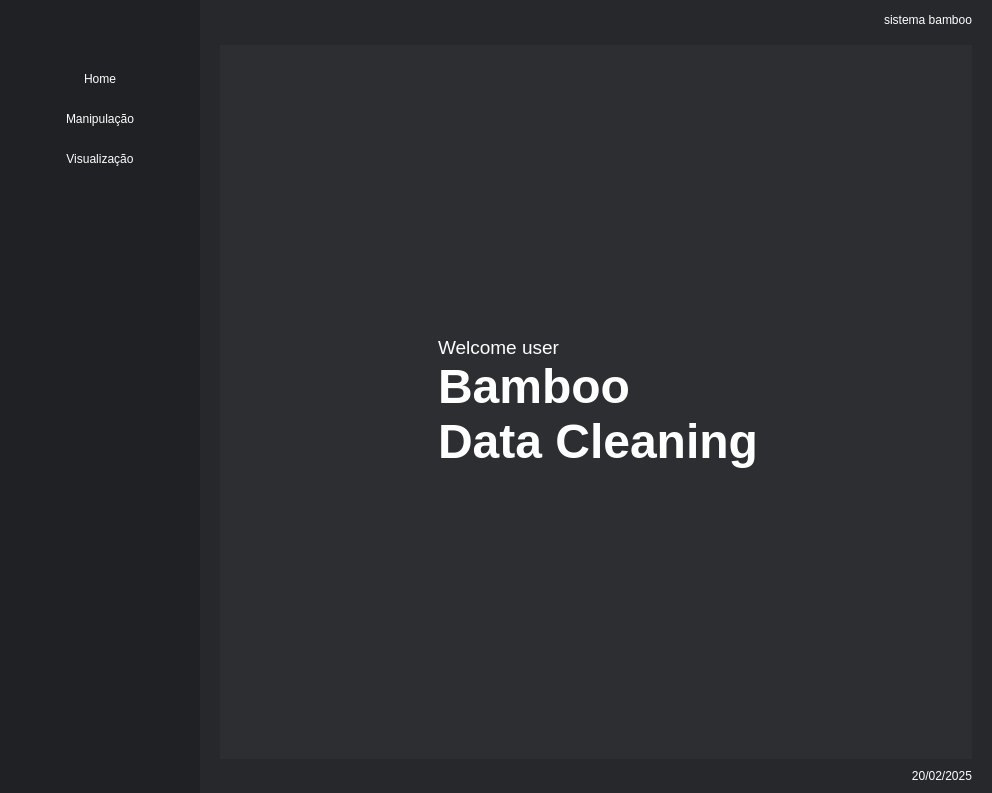
<?xml version="1.0" encoding="UTF-8"?>
<ui version="4.0">
 <class>MainWindow</class>
 <widget class="QMainWindow" name="MainWindow">
  <property name="geometry">
   <rect>
    <x>0</x>
    <y>0</y>
    <width>992</width>
    <height>793</height>
   </rect>
  </property>
  <property name="windowTitle">
   <string>MainWindow</string>
  </property>
  <property name="styleSheet">
   <string notr="true"/>
  </property>
  <widget class="QWidget" name="centralwidget">
   <property name="styleSheet">
    <string notr="true">*{
	border:none
}</string>
   </property>
   <layout class="QHBoxLayout" name="horizontalLayout">
    <property name="spacing">
     <number>0</number>
    </property>
    <property name="leftMargin">
     <number>0</number>
    </property>
    <property name="topMargin">
     <number>0</number>
    </property>
    <property name="rightMargin">
     <number>0</number>
    </property>
    <property name="bottomMargin">
     <number>0</number>
    </property>
    <item>
     <widget class="QFrame" name="frame_menu">
      <property name="minimumSize">
       <size>
        <width>0</width>
        <height>0</height>
       </size>
      </property>
      <property name="maximumSize">
       <size>
        <width>200</width>
        <height>16777215</height>
       </size>
      </property>
      <property name="styleSheet">
       <string notr="true">background-color: rgba(32, 33, 36, 1);</string>
      </property>
      <property name="frameShape">
       <enum>QFrame::StyledPanel</enum>
      </property>
      <property name="frameShadow">
       <enum>QFrame::Raised</enum>
      </property>
      <layout class="QVBoxLayout" name="verticalLayout_2">
       <property name="leftMargin">
        <number>0</number>
       </property>
       <property name="topMargin">
        <number>0</number>
       </property>
       <property name="rightMargin">
        <number>0</number>
       </property>
       <property name="bottomMargin">
        <number>0</number>
       </property>
       <item>
        <widget class="QFrame" name="frame_2">
         <property name="minimumSize">
          <size>
           <width>0</width>
           <height>0</height>
          </size>
         </property>
         <property name="maximumSize">
          <size>
           <width>16777215</width>
           <height>90</height>
          </size>
         </property>
         <property name="styleSheet">
          <string notr="true">background-color: rgba(32, 33, 36, 1);</string>
         </property>
         <property name="frameShape">
          <enum>QFrame::StyledPanel</enum>
         </property>
         <property name="frameShadow">
          <enum>QFrame::Raised</enum>
         </property>
         <layout class="QHBoxLayout" name="horizontalLayout_4">
          <property name="leftMargin">
           <number>0</number>
          </property>
          <property name="topMargin">
           <number>20</number>
          </property>
          <property name="rightMargin">
           <number>0</number>
          </property>
          <property name="bottomMargin">
           <number>10</number>
          </property>
          <item>
           <widget class="QLabel" name="label_2">
            <property name="minimumSize">
             <size>
              <width>0</width>
              <height>0</height>
             </size>
            </property>
            <property name="maximumSize">
             <size>
              <width>16777215</width>
              <height>90</height>
             </size>
            </property>
            <property name="text">
             <string>&lt;html&gt;&lt;head/&gt;&lt;body&gt;&lt;p align=&quot;center&quot;&gt;&lt;img src=&quot;:/icons/icons_bamboo/logo_branca_64.png&quot;/&gt;&lt;/p&gt;&lt;/body&gt;&lt;/html&gt;</string>
            </property>
           </widget>
          </item>
         </layout>
        </widget>
       </item>
       <item>
        <widget class="QFrame" name="frame">
         <property name="minimumSize">
          <size>
           <width>200</width>
           <height>0</height>
          </size>
         </property>
         <property name="styleSheet">
          <string notr="true">QFrame{
	background-color: rgba(32, 33, 36, 1);
}
	
QPushButton:hover{
	background-color: rgb(72, 74, 79);
}

QPushButton{
	background-color: rgba(32, 33, 36, 1);
	color: rgb(255, 255, 255);
}</string>
         </property>
         <property name="frameShape">
          <enum>QFrame::StyledPanel</enum>
         </property>
         <property name="frameShadow">
          <enum>QFrame::Raised</enum>
         </property>
         <layout class="QVBoxLayout" name="verticalLayout_4">
          <property name="spacing">
           <number>0</number>
          </property>
          <property name="leftMargin">
           <number>0</number>
          </property>
          <property name="rightMargin">
           <number>0</number>
          </property>
          <item>
           <widget class="QPushButton" name="pushButton_home">
            <property name="minimumSize">
             <size>
              <width>0</width>
              <height>40</height>
             </size>
            </property>
            <property name="text">
             <string>Home</string>
            </property>
           </widget>
          </item>
          <item>
           <widget class="QPushButton" name="pushButton_manipula">
            <property name="minimumSize">
             <size>
              <width>0</width>
              <height>40</height>
             </size>
            </property>
            <property name="text">
             <string>Manipulação</string>
            </property>
           </widget>
          </item>
          <item>
           <widget class="QPushButton" name="pushButton_visualiza">
            <property name="minimumSize">
             <size>
              <width>0</width>
              <height>40</height>
             </size>
            </property>
            <property name="text">
             <string>Visualização</string>
            </property>
           </widget>
          </item>
          <item>
           <spacer name="verticalSpacer">
            <property name="orientation">
             <enum>Qt::Vertical</enum>
            </property>
            <property name="sizeHint" stdset="0">
             <size>
              <width>20</width>
              <height>40</height>
             </size>
            </property>
           </spacer>
          </item>
         </layout>
        </widget>
       </item>
      </layout>
     </widget>
    </item>
    <item>
     <widget class="QFrame" name="frame_main">
      <property name="styleSheet">
       <string notr="true">background-color: rgba(39, 40, 43, 1);</string>
      </property>
      <property name="frameShape">
       <enum>QFrame::StyledPanel</enum>
      </property>
      <property name="frameShadow">
       <enum>QFrame::Raised</enum>
      </property>
      <layout class="QVBoxLayout" name="verticalLayout">
       <property name="spacing">
        <number>10</number>
       </property>
       <property name="leftMargin">
        <number>20</number>
       </property>
       <property name="topMargin">
        <number>0</number>
       </property>
       <property name="rightMargin">
        <number>20</number>
       </property>
       <property name="bottomMargin">
        <number>0</number>
       </property>
       <item>
        <widget class="QFrame" name="frame_head">
         <property name="maximumSize">
          <size>
           <width>16777215</width>
           <height>58</height>
          </size>
         </property>
         <property name="styleSheet">
          <string notr="true">background-color: rgba(39, 40, 43, 1);</string>
         </property>
         <property name="frameShape">
          <enum>QFrame::StyledPanel</enum>
         </property>
         <property name="frameShadow">
          <enum>QFrame::Raised</enum>
         </property>
         <layout class="QHBoxLayout" name="horizontalLayout_2">
          <property name="spacing">
           <number>0</number>
          </property>
          <property name="leftMargin">
           <number>10</number>
          </property>
          <property name="topMargin">
           <number>10</number>
          </property>
          <property name="rightMargin">
           <number>0</number>
          </property>
          <property name="bottomMargin">
           <number>5</number>
          </property>
          <item>
           <widget class="QLabel" name="label_3">
            <property name="minimumSize">
             <size>
              <width>0</width>
              <height>20</height>
             </size>
            </property>
            <property name="styleSheet">
             <string notr="true">color: rgb(255, 255, 255);</string>
            </property>
            <property name="text">
             <string>&lt;html&gt;&lt;head/&gt;&lt;body&gt;&lt;p align=&quot;right&quot;&gt;sistema bamboo&lt;/p&gt;&lt;/body&gt;&lt;/html&gt;</string>
            </property>
           </widget>
          </item>
         </layout>
        </widget>
       </item>
       <item>
        <widget class="QFrame" name="frame_middle">
         <property name="styleSheet">
          <string notr="true">background-color: rgba(45, 46, 50, 1);</string>
         </property>
         <property name="frameShape">
          <enum>QFrame::StyledPanel</enum>
         </property>
         <property name="frameShadow">
          <enum>QFrame::Raised</enum>
         </property>
         <layout class="QVBoxLayout" name="verticalLayout_3">
          <item>
           <widget class="QStackedWidget" name="stackedWidget">
            <property name="currentIndex">
             <number>0</number>
            </property>
            <widget class="QWidget" name="page_home">
             <layout class="QVBoxLayout" name="verticalLayout_5">
              <item>
               <widget class="QFrame" name="frame_3">
                <property name="frameShape">
                 <enum>QFrame::StyledPanel</enum>
                </property>
                <property name="frameShadow">
                 <enum>QFrame::Raised</enum>
                </property>
                <layout class="QHBoxLayout" name="horizontalLayout_5">
                 <property name="spacing">
                  <number>0</number>
                 </property>
                 <property name="leftMargin">
                  <number>0</number>
                 </property>
                 <property name="topMargin">
                  <number>0</number>
                 </property>
                 <property name="rightMargin">
                  <number>0</number>
                 </property>
                 <property name="bottomMargin">
                  <number>0</number>
                 </property>
                 <item>
                  <widget class="QFrame" name="frame_4">
                   <property name="maximumSize">
                    <size>
                     <width>200</width>
                     <height>16777215</height>
                    </size>
                   </property>
                   <property name="styleSheet">
                    <string notr="true">background-color: rgba(45, 46, 50, 1);</string>
                   </property>
                   <property name="frameShape">
                    <enum>QFrame::StyledPanel</enum>
                   </property>
                   <property name="frameShadow">
                    <enum>QFrame::Raised</enum>
                   </property>
                   <layout class="QHBoxLayout" name="horizontalLayout_6">
                    <property name="spacing">
                     <number>0</number>
                    </property>
                    <property name="leftMargin">
                     <number>0</number>
                    </property>
                    <property name="topMargin">
                     <number>10</number>
                    </property>
                    <property name="rightMargin">
                     <number>0</number>
                    </property>
                    <property name="bottomMargin">
                     <number>10</number>
                    </property>
                    <item>
                     <widget class="QLabel" name="label">
                      <property name="minimumSize">
                       <size>
                        <width>0</width>
                        <height>0</height>
                       </size>
                      </property>
                      <property name="maximumSize">
                       <size>
                        <width>200</width>
                        <height>16777215</height>
                       </size>
                      </property>
                      <property name="text">
                       <string>&lt;html&gt;&lt;head/&gt;&lt;body&gt;&lt;p align=&quot;right&quot;&gt;&lt;img src=&quot;:/icons/icons_bamboo/logo_branca_512.ico&quot;/&gt;&lt;/p&gt;&lt;/body&gt;&lt;/html&gt;</string>
                      </property>
                     </widget>
                    </item>
                   </layout>
                  </widget>
                 </item>
                 <item>
                  <widget class="QFrame" name="frame_5">
                   <property name="styleSheet">
                    <string notr="true">background-color: rgba(45, 46, 50, 1);</string>
                   </property>
                   <property name="frameShape">
                    <enum>QFrame::StyledPanel</enum>
                   </property>
                   <property name="frameShadow">
                    <enum>QFrame::Raised</enum>
                   </property>
                   <layout class="QVBoxLayout" name="verticalLayout_6">
                    <property name="spacing">
                     <number>0</number>
                    </property>
                    <property name="leftMargin">
                     <number>0</number>
                    </property>
                    <property name="topMargin">
                     <number>0</number>
                    </property>
                    <property name="rightMargin">
                     <number>0</number>
                    </property>
                    <property name="bottomMargin">
                     <number>0</number>
                    </property>
                    <item>
                     <spacer name="verticalSpacer_2">
                      <property name="orientation">
                       <enum>Qt::Vertical</enum>
                      </property>
                      <property name="sizeHint" stdset="0">
                       <size>
                        <width>20</width>
                        <height>40</height>
                       </size>
                      </property>
                     </spacer>
                    </item>
                    <item>
                     <widget class="QLabel" name="label_5">
                      <property name="maximumSize">
                       <size>
                        <width>16777215</width>
                        <height>50</height>
                       </size>
                      </property>
                      <property name="styleSheet">
                       <string notr="true">color: rgb(255, 255, 255);</string>
                      </property>
                      <property name="text">
                       <string>&lt;html&gt;&lt;head/&gt;&lt;body&gt;&lt;p&gt;&lt;span style=&quot; font-size:14pt;&quot;&gt;Welcome user&lt;/span&gt;&lt;/p&gt;&lt;/body&gt;&lt;/html&gt;</string>
                      </property>
                     </widget>
                    </item>
                    <item>
                     <widget class="QLabel" name="label_4">
                      <property name="maximumSize">
                       <size>
                        <width>16777215</width>
                        <height>65</height>
                       </size>
                      </property>
                      <property name="font">
                       <font>
                        <pointsize>7</pointsize>
                        <weight>50</weight>
                        <bold>false</bold>
                       </font>
                      </property>
                      <property name="styleSheet">
                       <string notr="true">
color: rgb(255, 255, 255);

</string>
                      </property>
                      <property name="text">
                       <string>&lt;html&gt;&lt;head/&gt;&lt;body&gt;&lt;p&gt;&lt;span style=&quot; font-size:36pt; font-weight:600;&quot;&gt;Bamboo&lt;/span&gt;&lt;/p&gt;&lt;/body&gt;&lt;/html&gt;</string>
                      </property>
                     </widget>
                    </item>
                    <item>
                     <widget class="QLabel" name="label_6">
                      <property name="maximumSize">
                       <size>
                        <width>16777215</width>
                        <height>80</height>
                       </size>
                      </property>
                      <property name="styleSheet">
                       <string notr="true">
color: rgb(255, 255, 255);
</string>
                      </property>
                      <property name="text">
                       <string>&lt;html&gt;&lt;head/&gt;&lt;body&gt;&lt;p&gt;&lt;span style=&quot; font-size:36pt; font-weight:600;&quot;&gt;Data Cleaning&lt;/span&gt;&lt;/p&gt;&lt;/body&gt;&lt;/html&gt;</string>
                      </property>
                     </widget>
                    </item>
                    <item>
                     <spacer name="verticalSpacer_3">
                      <property name="orientation">
                       <enum>Qt::Vertical</enum>
                      </property>
                      <property name="sizeHint" stdset="0">
                       <size>
                        <width>20</width>
                        <height>40</height>
                       </size>
                      </property>
                     </spacer>
                    </item>
                   </layout>
                  </widget>
                 </item>
                </layout>
               </widget>
              </item>
             </layout>
            </widget>
            <widget class="QWidget" name="page_manipula">
             <layout class="QVBoxLayout" name="verticalLayout_7">
              <item>
               <widget class="QTabWidget" name="tabWidget">
                <property name="styleSheet">
                 <string notr="true">background-color: rgb(231, 231, 231);</string>
                </property>
                <property name="currentIndex">
                 <number>0</number>
                </property>
                <widget class="QWidget" name="tab_tabela">
                 <attribute name="title">
                  <string>Tabela</string>
                 </attribute>
                 <layout class="QHBoxLayout" name="horizontalLayout_7">
                  <item>
                   <widget class="QFrame" name="frame_7">
                    <property name="minimumSize">
                     <size>
                      <width>500</width>
                      <height>0</height>
                     </size>
                    </property>
                    <property name="styleSheet">
                     <string notr="true">background-color: rgb(85, 255, 0);</string>
                    </property>
                    <property name="frameShape">
                     <enum>QFrame::StyledPanel</enum>
                    </property>
                    <property name="frameShadow">
                     <enum>QFrame::Raised</enum>
                    </property>
                    <layout class="QVBoxLayout" name="verticalLayout_11">
                     <property name="rightMargin">
                      <number>11</number>
                     </property>
                     <item>
                      <widget class="QFrame" name="frame_10">
                       <property name="styleSheet">
                        <string notr="true">background-color: rgb(170, 255, 255);</string>
                       </property>
                       <property name="frameShape">
                        <enum>QFrame::StyledPanel</enum>
                       </property>
                       <property name="frameShadow">
                        <enum>QFrame::Raised</enum>
                       </property>
                       <layout class="QVBoxLayout" name="verticalLayout_10">
                        <item>
                         <widget class="QTableWidget" name="tableWidget">
                          <property name="styleSheet">
                           <string notr="true">background-color: rgb(170, 0, 0);</string>
                          </property>
                         </widget>
                        </item>
                       </layout>
                      </widget>
                     </item>
                     <item>
                      <widget class="QFrame" name="frame_9">
                       <property name="minimumSize">
                        <size>
                         <width>0</width>
                         <height>0</height>
                        </size>
                       </property>
                       <property name="maximumSize">
                        <size>
                         <width>16777215</width>
                         <height>80</height>
                        </size>
                       </property>
                       <property name="styleSheet">
                        <string notr="true">background-color: rgb(255, 255, 0);</string>
                       </property>
                       <property name="frameShape">
                        <enum>QFrame::StyledPanel</enum>
                       </property>
                       <property name="frameShadow">
                        <enum>QFrame::Raised</enum>
                       </property>
                       <layout class="QHBoxLayout" name="horizontalLayout_8">
                        <property name="spacing">
                         <number>0</number>
                        </property>
                        <property name="leftMargin">
                         <number>0</number>
                        </property>
                        <property name="topMargin">
                         <number>0</number>
                        </property>
                        <property name="rightMargin">
                         <number>0</number>
                        </property>
                        <property name="bottomMargin">
                         <number>0</number>
                        </property>
                        <item>
                         <widget class="QPlainTextEdit" name="plainTextEdit">
                          <property name="minimumSize">
                           <size>
                            <width>0</width>
                            <height>80</height>
                           </size>
                          </property>
                          <property name="maximumSize">
                           <size>
                            <width>16777215</width>
                            <height>80</height>
                           </size>
                          </property>
                          <property name="styleSheet">
                           <string notr="true">background-color: rgb(255, 85, 255);</string>
                          </property>
                         </widget>
                        </item>
                        <item>
                         <widget class="QPushButton" name="pushButton_run">
                          <property name="minimumSize">
                           <size>
                            <width>0</width>
                            <height>0</height>
                           </size>
                          </property>
                          <property name="maximumSize">
                           <size>
                            <width>16777215</width>
                            <height>80</height>
                           </size>
                          </property>
                          <property name="styleSheet">
                           <string notr="true">background-color: rgb(170, 255, 255);</string>
                          </property>
                          <property name="text">
                           <string>RUN</string>
                          </property>
                         </widget>
                        </item>
                        <item>
                         <widget class="QPlainTextEdit" name="plainTextEdit_2">
                          <property name="minimumSize">
                           <size>
                            <width>0</width>
                            <height>0</height>
                           </size>
                          </property>
                          <property name="maximumSize">
                           <size>
                            <width>16777215</width>
                            <height>80</height>
                           </size>
                          </property>
                          <property name="styleSheet">
                           <string notr="true">background-color: rgb(170, 85, 255);</string>
                          </property>
                         </widget>
                        </item>
                       </layout>
                      </widget>
                     </item>
                    </layout>
                   </widget>
                  </item>
                  <item>
                   <widget class="QFrame" name="frame_8">
                    <property name="styleSheet">
                     <string notr="true">background-color: rgb(0, 170, 255);</string>
                    </property>
                    <property name="frameShape">
                     <enum>QFrame::StyledPanel</enum>
                    </property>
                    <property name="frameShadow">
                     <enum>QFrame::Raised</enum>
                    </property>
                    <layout class="QVBoxLayout" name="verticalLayout_9">
                     <item>
                      <widget class="QPushButton" name="pushButton_algo">
                       <property name="styleSheet">
                        <string notr="true">background-color: rgb(0, 255, 255);</string>
                       </property>
                       <property name="text">
                        <string>ALGO</string>
                       </property>
                      </widget>
                     </item>
                    </layout>
                   </widget>
                  </item>
                 </layout>
                </widget>
                <widget class="QWidget" name="tab_info">
                 <attribute name="title">
                  <string>info</string>
                 </attribute>
                 <layout class="QHBoxLayout" name="horizontalLayout_9">
                  <item>
                   <widget class="QFrame" name="frame_11">
                    <property name="styleSheet">
                     <string notr="true">background-color: rgb(85, 170, 255);</string>
                    </property>
                    <property name="frameShape">
                     <enum>QFrame::StyledPanel</enum>
                    </property>
                    <property name="frameShadow">
                     <enum>QFrame::Raised</enum>
                    </property>
                    <layout class="QHBoxLayout" name="horizontalLayout_10">
                     <item>
                      <widget class="QLabel" name="label_7">
                       <property name="text">
                        <string>&lt;html&gt;&lt;head/&gt;&lt;body&gt;&lt;p&gt;info&lt;/p&gt;&lt;/body&gt;&lt;/html&gt;</string>
                       </property>
                       <property name="alignment">
                        <set>Qt::AlignLeading|Qt::AlignLeft|Qt::AlignTop</set>
                       </property>
                      </widget>
                     </item>
                    </layout>
                   </widget>
                  </item>
                 </layout>
                </widget>
               </widget>
              </item>
             </layout>
            </widget>
            <widget class="QWidget" name="page_visualiza">
             <layout class="QVBoxLayout" name="verticalLayout_8">
              <item>
               <widget class="QFrame" name="frame_6">
                <property name="styleSheet">
                 <string notr="true">background-color: rgb(255, 255, 255);</string>
                </property>
                <property name="frameShape">
                 <enum>QFrame::StyledPanel</enum>
                </property>
                <property name="frameShadow">
                 <enum>QFrame::Raised</enum>
                </property>
               </widget>
              </item>
             </layout>
            </widget>
           </widget>
          </item>
         </layout>
        </widget>
       </item>
       <item>
        <widget class="QFrame" name="frame_footer">
         <property name="maximumSize">
          <size>
           <width>16777215</width>
           <height>40</height>
          </size>
         </property>
         <property name="styleSheet">
          <string notr="true">background-color: rgba(39, 40, 43, 1);</string>
         </property>
         <property name="frameShape">
          <enum>QFrame::StyledPanel</enum>
         </property>
         <property name="frameShadow">
          <enum>QFrame::Raised</enum>
         </property>
         <layout class="QHBoxLayout" name="horizontalLayout_3">
          <property name="spacing">
           <number>0</number>
          </property>
          <property name="leftMargin">
           <number>0</number>
          </property>
          <property name="topMargin">
           <number>0</number>
          </property>
          <property name="rightMargin">
           <number>0</number>
          </property>
          <property name="bottomMargin">
           <number>10</number>
          </property>
          <item>
           <widget class="QPushButton" name="pushButton">
            <property name="maximumSize">
             <size>
              <width>40</width>
              <height>60</height>
             </size>
            </property>
            <property name="styleSheet">
             <string notr="true">QPushButton:hover{
	background-color: rgb(0, 170, 255);
	border-radius: 5px;
}

QPushButton{
	border-radius: 5px;
	background-color: rgba(39, 40, 43, 1);
}</string>
            </property>
            <property name="text">
             <string/>
            </property>
            <property name="icon">
             <iconset>
              <normaloff>../v1/icons_bamboo/cardapio.png</normaloff>../v1/icons_bamboo/cardapio.png</iconset>
            </property>
            <property name="iconSize">
             <size>
              <width>24</width>
              <height>24</height>
             </size>
            </property>
           </widget>
          </item>
          <item>
           <widget class="QLabel" name="label_data">
            <property name="styleSheet">
             <string notr="true">color: rgb(255, 255, 255);</string>
            </property>
            <property name="text">
             <string>&lt;html&gt;&lt;head/&gt;&lt;body&gt;&lt;p align=&quot;right&quot;&gt;20/02/2025&lt;/p&gt;&lt;/body&gt;&lt;/html&gt;</string>
            </property>
           </widget>
          </item>
         </layout>
        </widget>
       </item>
      </layout>
     </widget>
    </item>
   </layout>
  </widget>
 </widget>
 <resources>
  <include location="../v1/icons_.qrc"/>
 </resources>
 <connections/>
</ui>
